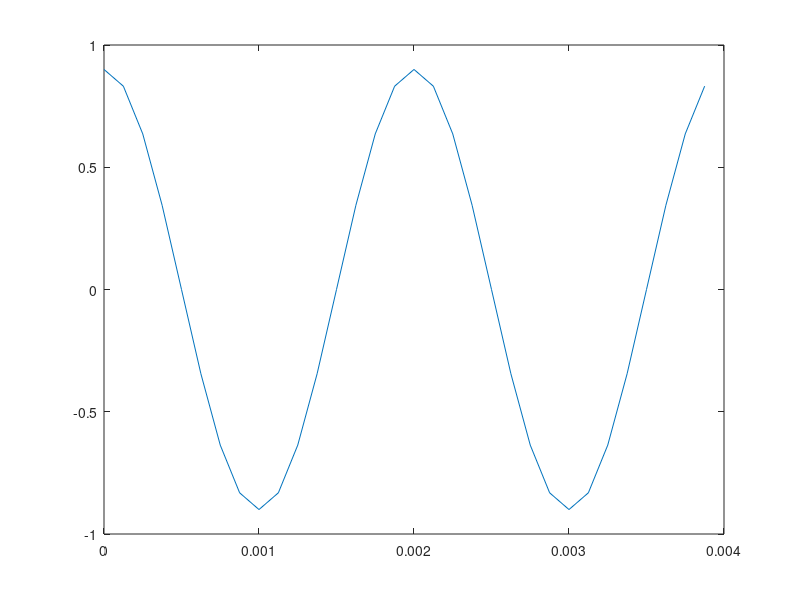
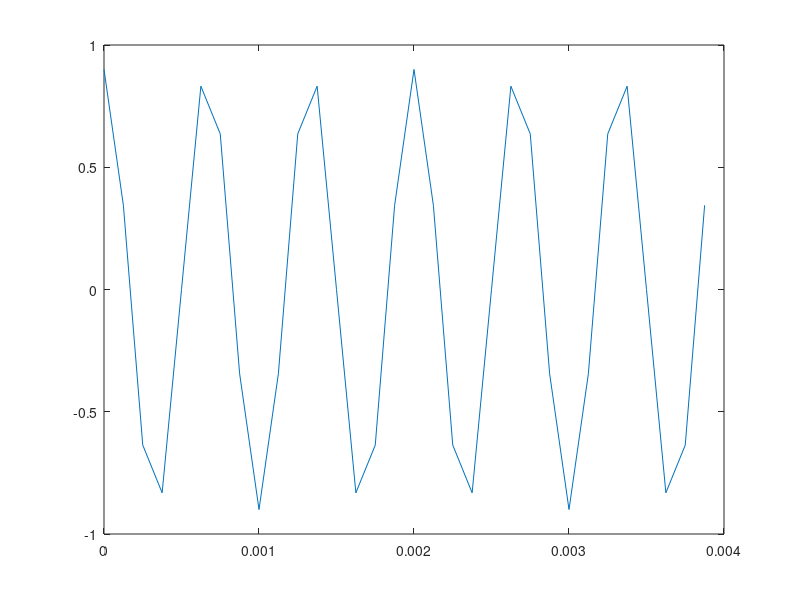
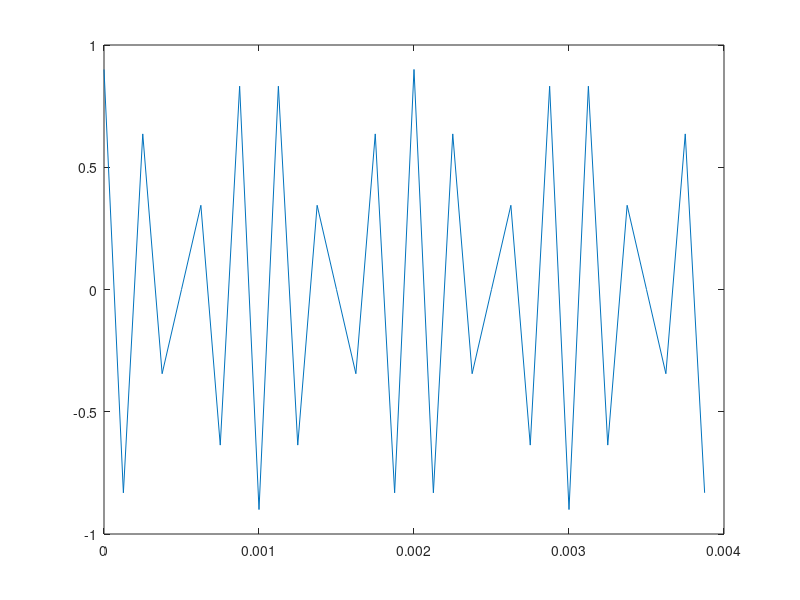
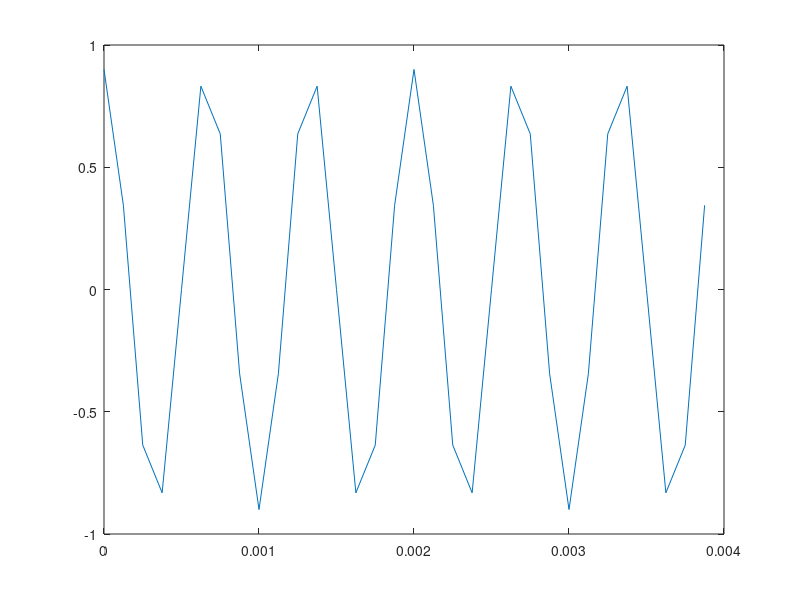

MATLAB code for these plots, in order:
% Initialize
figure(1);
Fs = 8000;  % Sampling frequency in Hz
dT = 1/Fs;  % Time step
f1 = 500;   % frequency of signal
n_plot = 32;
tvec = (0:(n_plot-1))*dT;  % get vector of time values
A = 2*pi*f1*tvec;          % get angle as a function of time
sig = 0.9*cos(A);          % get cosine of angles as a function of time
plot(tvec, sig)            % plot signal as a function off time
n_sound = 8000;
tvec = (0:(n_sound-1))*dT;  % get vector of time values
A = 2*pi*f1*tvec;          % get angle as a function of time
sig = 0.9*cos(A);          % get cosine of angles as a function of time
sound(sig)            % plot signal as a function off time

% Initialize
figure(2);
f1 = 1500;   % frequency of signal
n_plot = 32;
tvec = (0:(n_plot-1))*dT;  % get vector of time values
A = 2*pi*f1*tvec;          % get angle as a function of time
sig = 0.9*cos(A);          % get cosine of angles as a function of time
plot(tvec, sig)            % plot signal as a function off time
n_sound = 8000;
tvec = (0:(n_sound-1))*dT;  % get vector of time values
A = 2*pi*f1*tvec;          % get angle as a function of time
sig = 0.9*cos(A);          % get cosine of angles as a function of time
sound(sig)            % plot signal as a function off time

% Initialize
figure(3);
f2 = 3500;   % frequency of signal
n_plot = 32;
tvec = (0:(n_plot-1))*dT;  % get vector of time values
A = 2*pi*f2*tvec;          % get angle as a function of time
sig = 0.9*cos(A);          % get cosine of angles as a function of time
plot(tvec, sig)            % plot signal as a function off time
n_sound = 8000;
tvec = (0:(n_sound-1))*dT;  % get vector of time values
A = 2*pi*f2*tvec;          % get angle as a function of time
sig = 0.9*cos(A);          % get cosine of angles as a function of time
sound(sig)            % plot signal as a function off time

% Initialize
figure(4);
f3 = 6500;   % frequency of signal
n_plot = 32;
tvec = (0:(n_plot-1))*dT;  % get vector of time values
A = 2*pi*f3*tvec;          % get angle as a function of time
sig = 0.9*cos(A);          % get cosine of angles as a function of time
plot(tvec, sig)            % plot signal as a function off time
n_sound = 8000;
tvec = (0:(n_sound-1))*dT;  % get vector of time values
A = 2*pi*f3*tvec;          % get angle as a function of time
sig = 0.9*cos(A);          % get cosine of angles as a function of time
sound(sig)            % plot signal as a function off time

% Initialize
figure(5);
f4 = 7500;   % frequency of signal
n_plot = 32;
tvec = (0:(n_plot-1))*dT;  % get vector of time values
A = 2*pi*f4*tvec;          % get angle as a function of time
sig = 0.9*cos(A);          % get cosine of angles as a function of time
plot(tvec, sig)            % plot signal as a function off time
n_sound = 8000;
tvec = (0:(n_sound-1))*dT;  % get vector of time values
A = 2*pi*f4*tvec;          % get angle as a function of time
sig = 0.9*cos(A);          % get cosine of angles as a function of time
sound(sig)            % plot signal as a function off time


% Initialize
figure(6);
title('');
f5 = 8500;   % frequency of signal
n_plot = 32;
tvec = (0:(n_plot-1))*dT;  % get vector of time values
A = 2*pi*f5*tvec;          % get angle as a function of time
sig = 0.9*cos(A);          % get cosine of angles as a function of time
plot(tvec, sig)            % plot signal as a function off time
n_sound = 8000;
tvec = (0:(n_sound-1))*dT;  % get vector of time values
A = 2*pi*f5*tvec;          % get angle as a function of time
sig = 0.9*cos(A);          % get cosine of angles as a function of time
sound(sig)            % plot signal as a function off time
